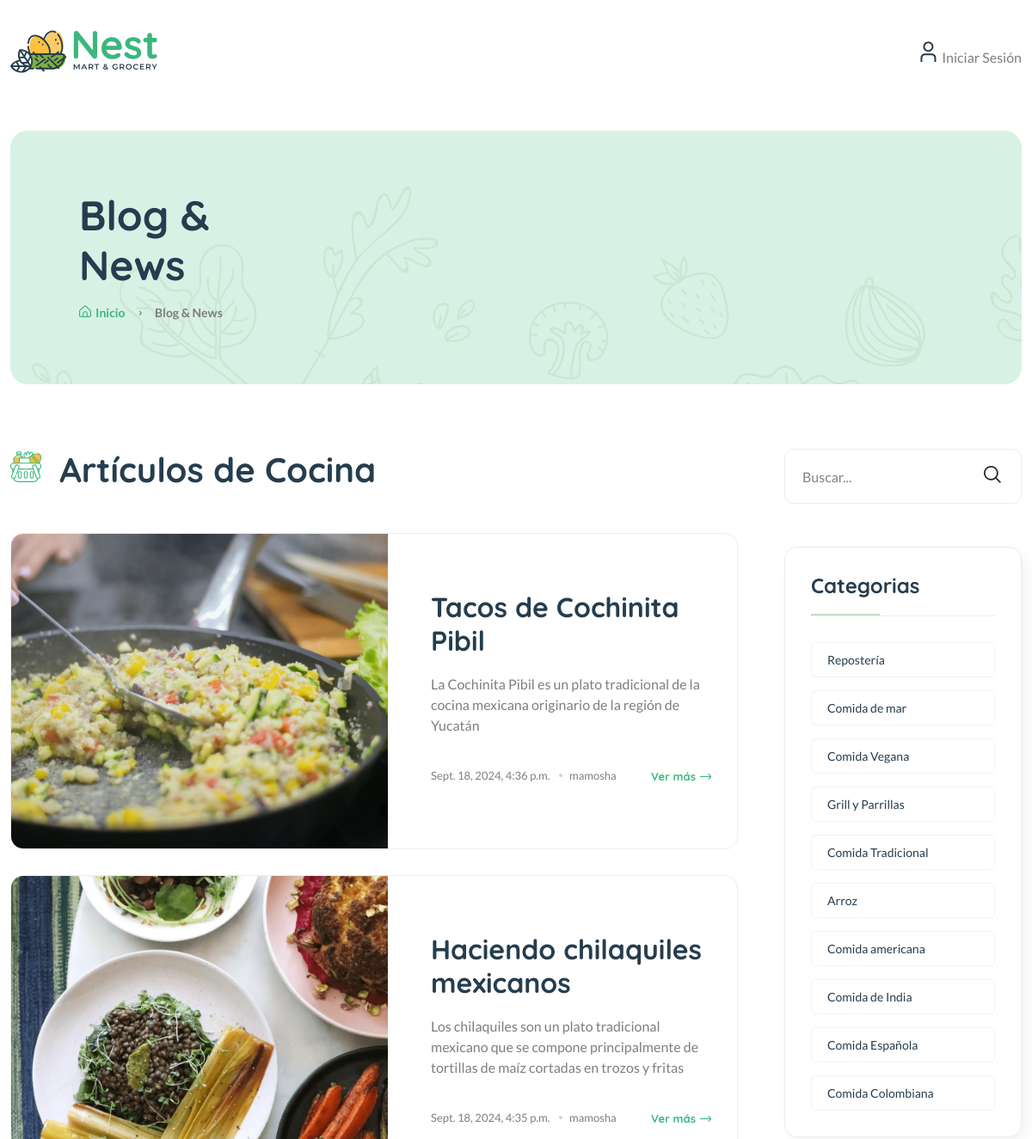
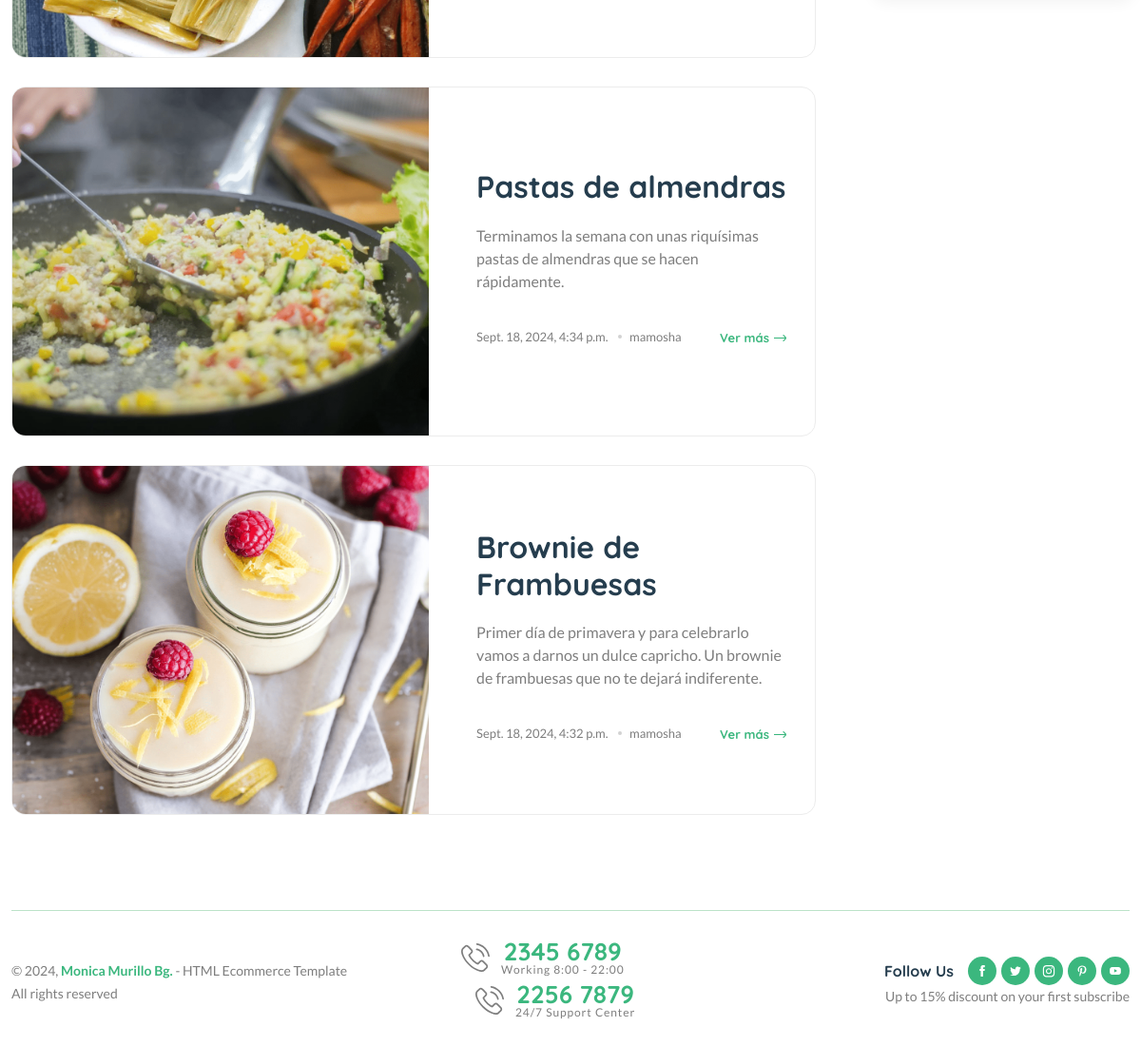
The page / on the database its author committed (2 pictures, top to bottom).
### blogs/models.py (models this page shows, shortened)
class Blog(models.Model):
    title = models.CharField(max_length=100)
    slug = models.SlugField(max_length=150, unique=True, blank=True)
    category = models.ForeignKey(Category, on_delete=models.CASCADE) # Relacion con otra tabla
    author = models.ForeignKey(User, on_delete=models.CASCADE)
    featured_image = models.ImageField(upload_to='uploads/%Y/%m/%d')
    short_description = models.TextField(max_length=500)
    blog_body = models.TextField(max_length=2000)
    status = models.TextField(max_length=20, choices=STATUS_CHOICES, default='Draft') #Publicado o modo borrador
    is_featured = models.BooleanField(default=False) #Destacado
    created_at = models.DateTimeField(auto_now_add=True)
    updated_at = models.DateTimeField(auto_now=True)

class Category(models.Model):
    category_name = models.CharField(max_length=100, unique=True)
    created_at = models.DateTimeField(auto_now_add=True)
    updated_at = models.DateTimeField(auto_now=True)
    class Meta:
        verbose_name_plural = "Categories"

### blog_enterprise/views.py (the view)
# urls.py: path('', views.home, name='home'),
def home(request):
    posts = Blog.objects.filter(is_featured=True).order_by('-created_at') # Si es false no lo devuelve
    context = {
        'posts': posts
    }
    return render(request, 'home.html', context)

### blogs/context_processors.py (called while the page is built)
def get_categories(request):
    categories = Category.objects.all()
    return dict(categories=categories)

### templates/home.html (shortened to what this page needs)
{% extends "base.html"  %}
{% load static %}
{% block content %}
    <main class="main">
        <div class="page-header mt-30 mb-75">
            <div class="container">
                <div class="archive-header">
                    <div class="row align-items-center">
                        <div class="col-xl-3">
                            <h1 class="mb-15">Blog & News</h1>
                            <div class="breadcrumb">
                                <a href="{% url 'home' %}" rel="nofollow"><i class="fi-rs-home mr-5"></i>Inicio</a>
                                <span></span> Blog & News
                            </div>
                        </div>
                    </div>
                </div>
            </div>
        </div>
        <div class="page-content mb-50">
            <div class="container">
                <div class="row">
                    <div class="col-lg-9">
                        <div class="shop-product-fillter mb-50 pr-30">
                            <div class="totall-product">
                                <h2>
                                    <img class="w-36px mr-10" src="{% static 'assets/imgs/theme/icons/category-1.svg' %}" alt="" />
                                    Artículos de Cocina
                                </h2>
                            </div>
                        </div>
                        <div class="loop-grid loop-list pr-30 mb-50">
                            {% for pos in posts %}
                            <article class="wow fadeIn animated hover-up mb-30 animated">
                                <div class="post-thumb" style="background-image: url( {{ pos.featured_image.url }})"></div>
                                <div class="entry-content-2 pl-50">
                                    <h3 class="post-title mb-20">
                                        <a href="{% url 'blogs' pos.slug  %}"> {{ pos.title }} </a>
                                    </h3>
                                    <p class="post-exerpt mb-40">{{ pos.short_description }}</p>
                                    <div class="entry-meta meta-1 font-xs color-grey mt-10 pb-10">
                                        <div>
                                            <span class="post-on"> {{ pos.created_at }} </span>
                                            <span class="hit-count has-dot"> {{ pos.author }} </span>
                                        </div>
                                        <a href="{% url 'blogs' pos.slug  %}" class="text-brand font-heading font-weight-bold"> Ver más <i class="fi-rs-arrow-right"></i></a>
                                    </div>
                                </div>
                            </article>
                            {% endfor %}
                        </div>
                    </div>
                    <div class="col-lg-3 primary-sidebar sticky-sidebar">
                        <div class="widget-area">
                            {% include 'includes/blog_search.html' %}
                            {% include 'includes/category_list.html' %}
                        </div>
                    </div>
                </div>
            </div>
        </div>
    </main>
{% endblock %}

### templates/base.html (shortened to what this page needs)
{% load static %}
<!DOCTYPE html>
<html class="no-js" lang="en">
<head>
    <link rel="stylesheet" href="{% static 'assets/css/main.css' %}" />
</head>
<body>
    <header class="header-area header-style-1 header-height-2">
        <div class="header-middle header-middle-ptb-1 d-none d-lg-block">
            <div class="container">
                <div class="header-wrap">
                    <div class="logo logo-width-1">
                        <a href="{% url 'home' %}"><img src="{% static 'assets/imgs/theme/logo.svg' %}" alt="logo" /></a>
                    </div>
                    <div class="header-right">
                        <div class="header-action-right">
                            <div class="header-action-2">
                                {% if not user.is_authenticated %}
                                <div class="header-action-icon-2">
                                    <a href="shop-compare.html">
                                        <img class="svgInject" alt="Nest" src="{% static 'assets/imgs/theme/icons/icon-user.svg' %}" />
                                    </a>
                                    <a href="{% url 'login' %}"><span class="lable ml-0">&nbsp;Iniciar Sesión</span></a>
                                </div>
                                {% endif %}
                            </div>
                        </div>
                    </div>
                </div>
            </div>
        </div>
    </header>
{% block content %}
{% endblock %}
<footer class="main">
    <div class="container pb-30">
        <div class="row align-items-center">
            <div class="col-12 mb-30">
                <div class="footer-bottom"></div>
            </div>
            <div class="col-xl-4 col-lg-6 col-md-6">
                <p class="font-sm mb-0">&copy; 2024, <strong class="text-brand">Monica Murillo Bg.</strong> - HTML Ecommerce Template <br />All rights reserved</p>
            </div>
            <div class="col-xl-4 col-lg-6 text-center d-none d-xl-block">
                <div class="hotline d-lg-inline-flex mr-30">
                    <img src="{% static 'assets/imgs/theme/icons/phone-call.svg' %}" alt="hotline" />
                    <p>2345 6789<span>Working 8:00 - 22:00</span></p>
                </div>
                <div class="hotline d-lg-inline-flex">
                    <img src="{% static 'assets/imgs/theme/icons/phone-call.svg' %}" alt="hotline" />
                    <p>2256 7879<span>24/7 Support Center</span></p>
                </div>
            </div>
            <div class="col-xl-4 col-lg-6 col-md-6 text-end d-none d-md-block">
                <div class="mobile-social-icon">
                    <h6>Follow Us</h6>
                    <a href="#"><img src="{% static 'assets/imgs/theme/icons/icon-facebook-white.svg' %}" alt="" /></a>
                    <a href="#"><img src="{% static 'assets/imgs/theme/icons/icon-twitter-white.svg' %}" alt="" /></a>
                    <a href="#"><img src="{% static 'assets/imgs/theme/icons/icon-instagram-white.svg' %}" alt="" /></a>
                    <a href="#"><img src="{% static 'assets/imgs/theme/icons/icon-pinterest-white.svg' %}" alt="" /></a>
                    <a href="#"><img src="{% static 'assets/imgs/theme/icons/icon-youtube-white.svg' %}" alt="" /></a>
                </div>
                <p class="font-sm">Up to 15% discount on your first subscribe</p>
            </div>
        </div>
    </div>
</footer>
</body>
</html>

### templates/includes/blog_search.html
<div class="sidebar-widget-2 widget_search mb-50">
    <div class="search-form">
        <form action="{% url 'search'  %}" method="GET">
            <input type="text" name="keyword" value="{{ keyword }}" placeholder="Buscar..." />
            <button type="submit"><i class="fi-rs-search"></i></button>
        </form>
    </div>
</div>

### templates/includes/category_list.html
<div class="sidebar-widget widget-category-2 mb-50">
    <h5 class="section-title style-1 mb-30">Categorias</h5>
    <ul>
        {% for cat in categories %}
        <li>
            <a href="{% url 'posts_by_category' cat.id  %}"> {{ cat.category_name }}</a>
        </li>
        {% endfor %}
    </ul>
</div>

### rows shown on the page
Blog: featured_image (picture), title "Tacos de Cochinita Pibil", short_description "La Cochinita Pibil es un plato tradicional de la cocina mexicana originario de la región de Yucatán", created_at "Sept. 18, 2024, 4:36 p.m.", author "mamosha"
Blog: featured_image (picture), title "Haciendo chilaquiles mexicanos", short_description "Los chilaquiles son un plato tradicional mexicano que se compone principalmente de tortillas de maíz cortadas en trozos y fritas", created_at "Sept. 18, 2024, 4:35 p.m.", author "mamosha"
Blog: featured_image (picture), title "Pastas de almendras", short_description "Terminamos la semana con unas riquísimas pastas de almendras que se hacen rápidamente.", created_at "Sept. 18, 2024, 4:34 p.m.", author "mamosha"
Blog: featured_image (picture), title "Brownie de Frambuesas", short_description "Primer día de primavera y para celebrarlo vamos a darnos un dulce capricho. Un brownie de frambuesas que no te dejará indiferente.", created_at "Sept. 18, 2024, 4:32 p.m.", author "mamosha"
Category: category_name "Repostería"
Category: category_name "Comida de mar"
Category: category_name "Comida Vegana"
Category: category_name "Grill y Parrillas"
Category: category_name "Comida Tradicional"
Category: category_name "Arroz"
Category: category_name "Comida americana"
Category: category_name "Comida de India"
Category: category_name "Comida Española"
Category: category_name "Comida Colombiana"
